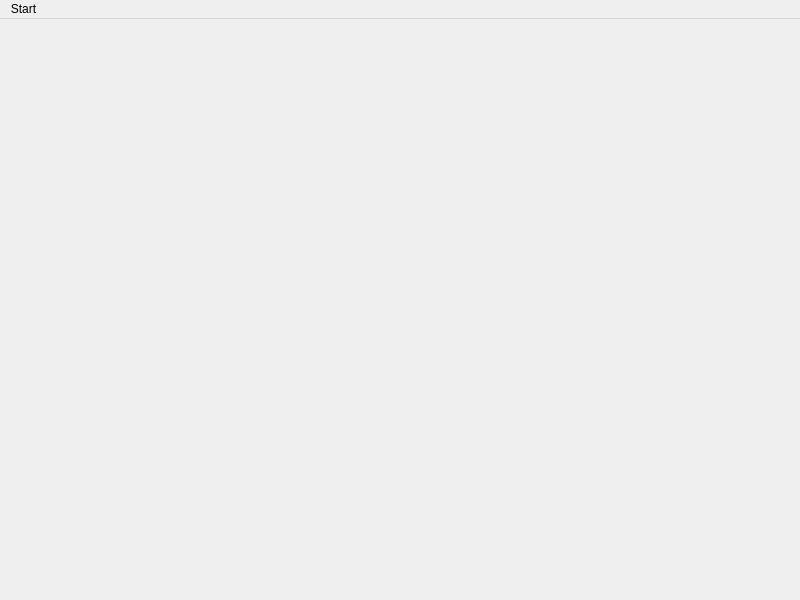
<?xml version="1.0" encoding="UTF-8"?>
<ui version="4.0">
 <class>MainWindow</class>
 <widget class="QMainWindow" name="MainWindow">
  <property name="geometry">
   <rect>
    <x>0</x>
    <y>0</y>
    <width>800</width>
    <height>600</height>
   </rect>
  </property>
  <property name="windowTitle">
   <string>MainWindow</string>
  </property>
  <widget class="QWidget" name="centralwidget"/>
  <widget class="QMenuBar" name="menubar">
   <property name="geometry">
    <rect>
     <x>0</x>
     <y>0</y>
     <width>800</width>
     <height>17</height>
    </rect>
   </property>
   <widget class="QMenu" name="menuStart">
    <property name="title">
     <string>Start</string>
    </property>
    <addaction name="actionQuit"/>
   </widget>
   <addaction name="menuStart"/>
  </widget>
  <action name="actionQuit">
   <property name="text">
    <string>Quit</string>
   </property>
  </action>
 </widget>
 <resources/>
 <connections/>
</ui>
